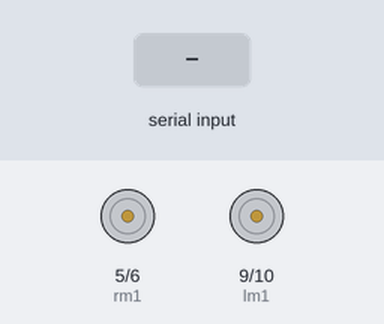
Simulated run of this sketch. Board: Arduino Uno, built with avr-gcc and run on an emulated ATmega328P. Parts: motor-driver pin pairs drawn as motors (green arrow = first pin HIGH = forward, orange = second pin HIGH = backward, longer = more drive). Inputs (shaded band) come from the test bench.

Above: at 1.2 s.
1.3 s: "F" received over Serial
At 2.5 s:
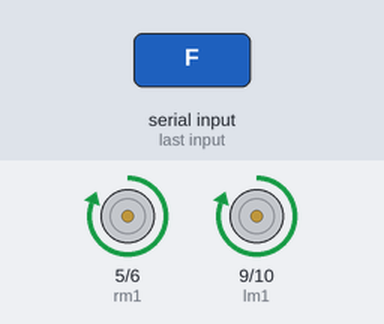
2.8 s: "R" received over Serial
At 3.8 s:
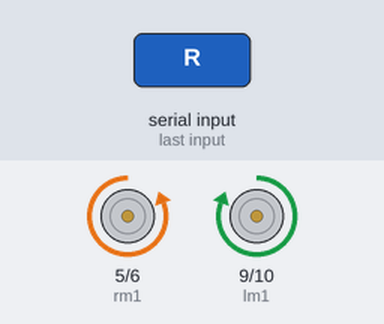
4.3 s: "B" received over Serial
At 5.0 s:
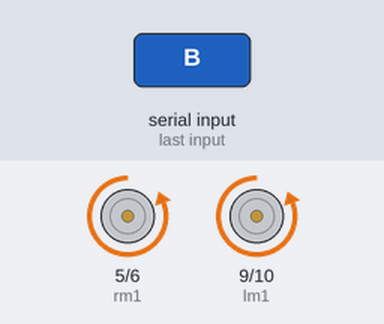
5.8 s: "L" received over Serial
At 6.1 s:
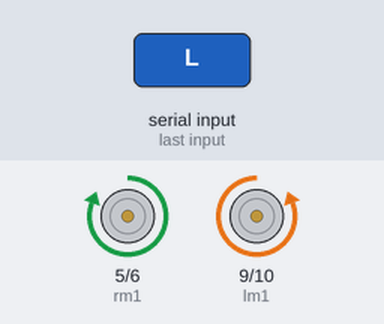
7.3 s: "G" received over Serial
At 8.5 s:
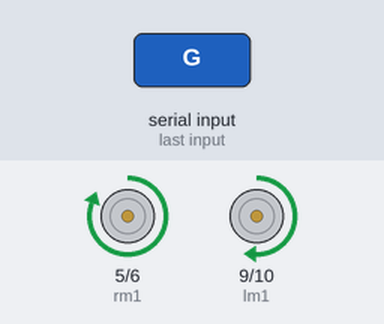
8.8 s: "I" received over Serial
At 9.6 s:
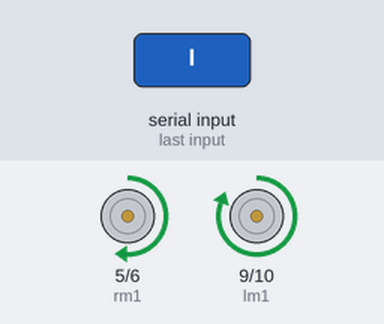
Timing chart, 0 to 11.3 s (numbered marks = the images above; inputs shaded):
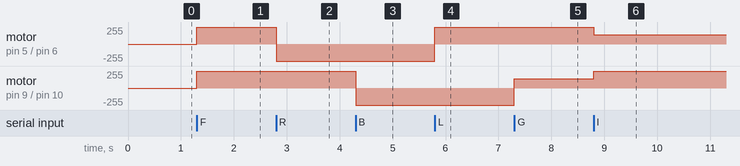

Measured:
- after the input at 1.3 s, motor on pin 5 (rm1) / pin 6 (rm2), motor on pin 9 (lm1) / pin 10 (lm2): stopped → forward 255/255 at once
- after the input at 2.8 s, motor on pin 5 (rm1) / pin 6 (rm2): forward 255/255 → backward 255/255 at once
- after the input at 4.3 s, motor on pin 9 (lm1) / pin 10 (lm2): forward 255/255 → backward 255/255 at once
- after the input at 5.8 s, motor on pin 5 (rm1) / pin 6 (rm2): backward 255/255 → forward 255/255 at once
- after the input at 7.3 s, motor on pin 9 (lm1) / pin 10 (lm2): backward 255/255 → forward 140/255 at once
- after the input at 8.8 s, motor on pin 5 (rm1) / pin 6 (rm2): forward 255/255 → forward 140/255 at once; motor on pin 9 (lm1) / pin 10 (lm2): forward 140/255 → forward 255/255 at once

The sketch:

blue.ino
```cpp
int lm1=9;
int lm2=10;
int rm1=5;
int rm2=6;


void setup() {
  // put your setup code here, to run once:
pinMode(lm1,OUTPUT);
pinMode(lm2,OUTPUT);
pinMode(rm1,OUTPUT);
pinMode(rm2,OUTPUT);
Serial.begin(9600);

}

void loop()
{
 while(Serial.available())
  {char x=Serial.read();

if(x=='F')           // for the apps forward button
  {
    analogWrite(lm1,255);
    digitalWrite(lm2,LOW);
    digitalWrite(rm1,HIGH);
    digitalWrite(rm2,LOW);
  }
  if(x=='R')         // for the apps right turn button
  {
    digitalWrite(lm1,HIGH);
    digitalWrite(lm2,LOW);
    digitalWrite(rm1,LOW);
    digitalWrite(rm2,HIGH);
  }
  if(x=='B')         // for the apps reverse button
  {
    digitalWrite(lm1,LOW);
    digitalWrite(lm2,HIGH);
    digitalWrite(rm1,LOW);
    digitalWrite(rm2,HIGH);
  }
  if(x=='L')              //for the apps left turn button
  {
    digitalWrite(lm1,LOW);
    digitalWrite(lm2,HIGH);
    digitalWrite(rm1,HIGH);
    digitalWrite(rm2,LOW);

  }

    if(x=='S')
  {
    digitalWrite(lm1,LOW);
    digitalWrite(lm2,LOW);
    digitalWrite(rm1,LOW);
    digitalWrite(rm2,LOW);

  }
   if(x=='G')           // for the diaganols
  {
    analogWrite(lm1,140);
    digitalWrite(lm2,LOW);
    digitalWrite(rm1,HIGH);
    digitalWrite(rm2,LOW);

  }
    if(x=='I')            // for the diaganols
  {
    digitalWrite(lm1,HIGH);
    digitalWrite(lm2,LOW);
    analogWrite(rm1,140);
    digitalWrite(rm2,LOW);

  }
    if(x=='H')             // for the diaganols
  {
    digitalWrite(lm1,LOW);
    analogWrite(lm2,140);
    digitalWrite(rm1,LOW);
    digitalWrite(rm2,HIGH);

  }
    if(x=='J')              // for the diaganols
  {
    digitalWrite(lm1,LOW);
    digitalWrite(lm2,HIGH);
    digitalWrite(rm1,LOW);
    analogWrite(rm2,140);

  }
  }

  }
```
